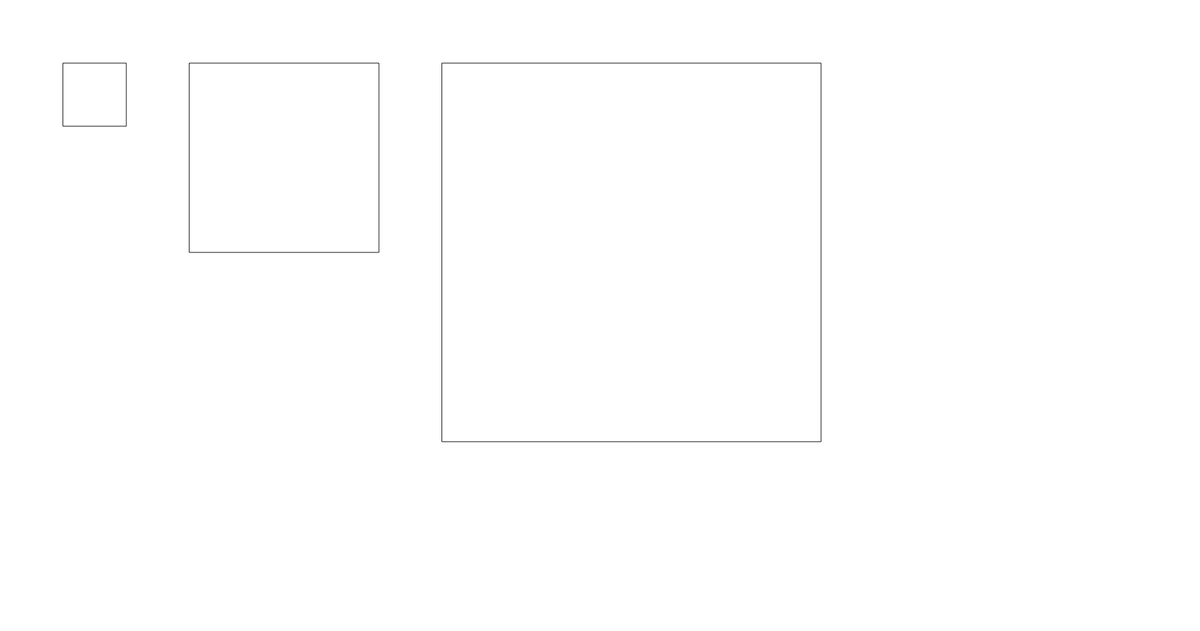
Frame 1 (no input)
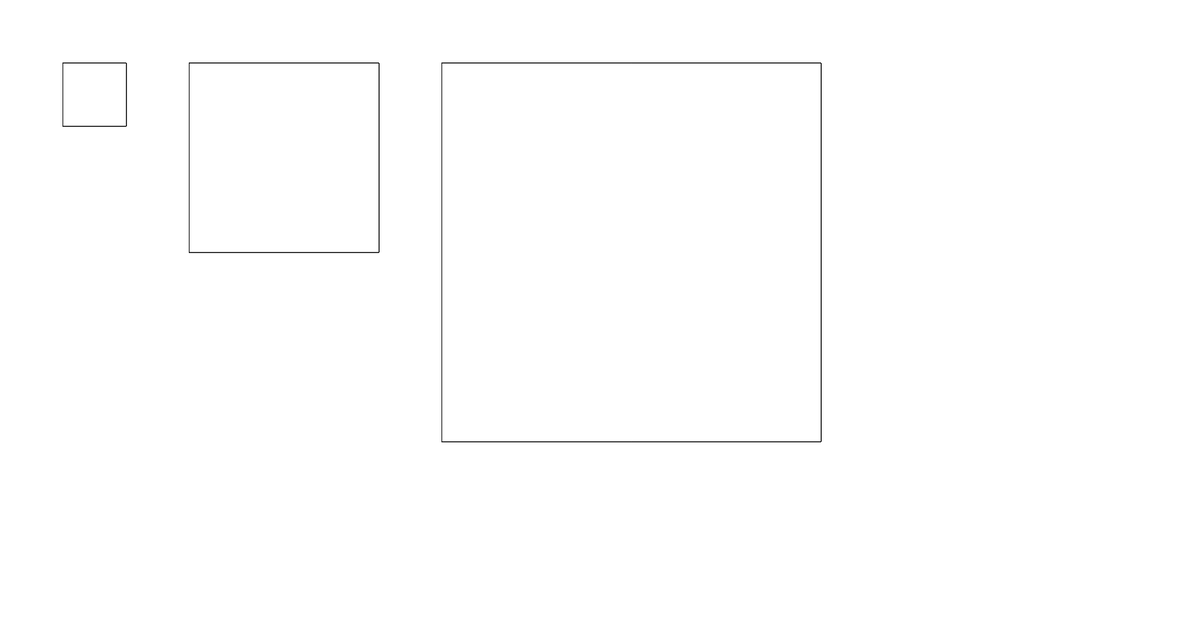
Frame 60 (no input)
Frame 120 (the mouse pressed at the canvas centre since frame 60): identical to frame 60, image omitted

The p5.js sketch that drew these frames (run headless with seeded random() and noise() and a simulated clock; from frame 60 on, the mouse is pressed at the canvas centre):

// p5.js sketch
// ── sketch.js
function setup() {
  createCanvas(1900, 1000);
}

function draw() {
  rect(100, 100, 100, 100);
  rect(300, 100, 300, 300);
  rect(700, 100, 600, 600);
}

// The State of Flow...
